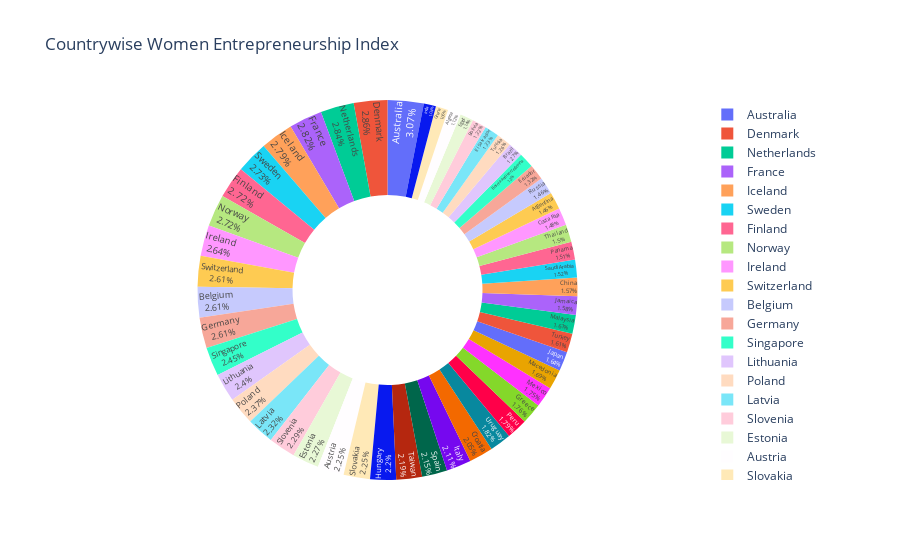

Notebook code cell kept with this figure:
### Code cell
fig = px.pie(women_power, values='Women Entrepreneurship Index', names='Country',
             title='Countrywise Women Entrepreneurship Index',hole=.5)
fig.update_traces(textposition='inside', textinfo='percent+label')
fig.show()

### Figure 1 — Plotly figure (JSON) as saved in the notebook; plotly's stock layout.template omitted (floating-point values rounded to 4 significant figures)
{"data": [{"domain": {"x": [0, 1], "y": [0, 1]}, "hole": 0.5, "hovertemplate": "Country=%{label}<br>Women Entrepreneurship Index=%{value}<extra></extra>", "labels": ["Austria", "Belgium", "Estonia", "Finland", "France", "Germany", "Greece", "Ireland", "Italy", "Latvia", "Lithuania", "Netherlands", "Slovakia", "Slovenia", "Spain", "Croatia", "Denmark", "Hungary", "Poland", "Sweden", "Australia", "Iceland", "Japan", "Norway", "Singapore", "Switzerland", "Taiwan", "Algeria", "Argentina", "Bolivia", "Bosnia and Herzegovina", "Brazil", "China", "Costa Rica", "Ecuador", "Egypt", "El Salvador", "Ghana", "India", "Jamaica", "Macedonia", "Malaysia", "Mexico", "Panama", "Peru", "Russia", "Saudi Arabia", "Thailand", "Tunisia", "Turkey", "Uruguay"], "legendgroup": "", "name": "", "showlegend": true, "textinfo": "percent+label", "textposition": "inside", "type": "pie", "values": [54.9, 63.6, 55.4, 66.4, 68.8, 63.6, 43, 64.3, 51.4, 56.6, 58.5, 69.3, 54.8, 55.9, 52.5, 49.9, 69.7, 53.7, 57.7, 66.7, 74.8, 68, 40, 66.3, 59.8, 63.7, 53.4, 27.4, 35.7, 29.7, 31.6, 31.1, 38.3, 36.1, 32.3, 27.7, 29.9, 25.8, 25.3, 38.6, 41.2, 39.2, 42.8, 36.9, 43.6, 35.6, 37, 36.6, 30.7, 39.3, 44.5]}], "layout": {"legend": {"tracegroupgap": 0}, "title": {"text": "Countrywise Women Entrepreneurship Index"}}}
